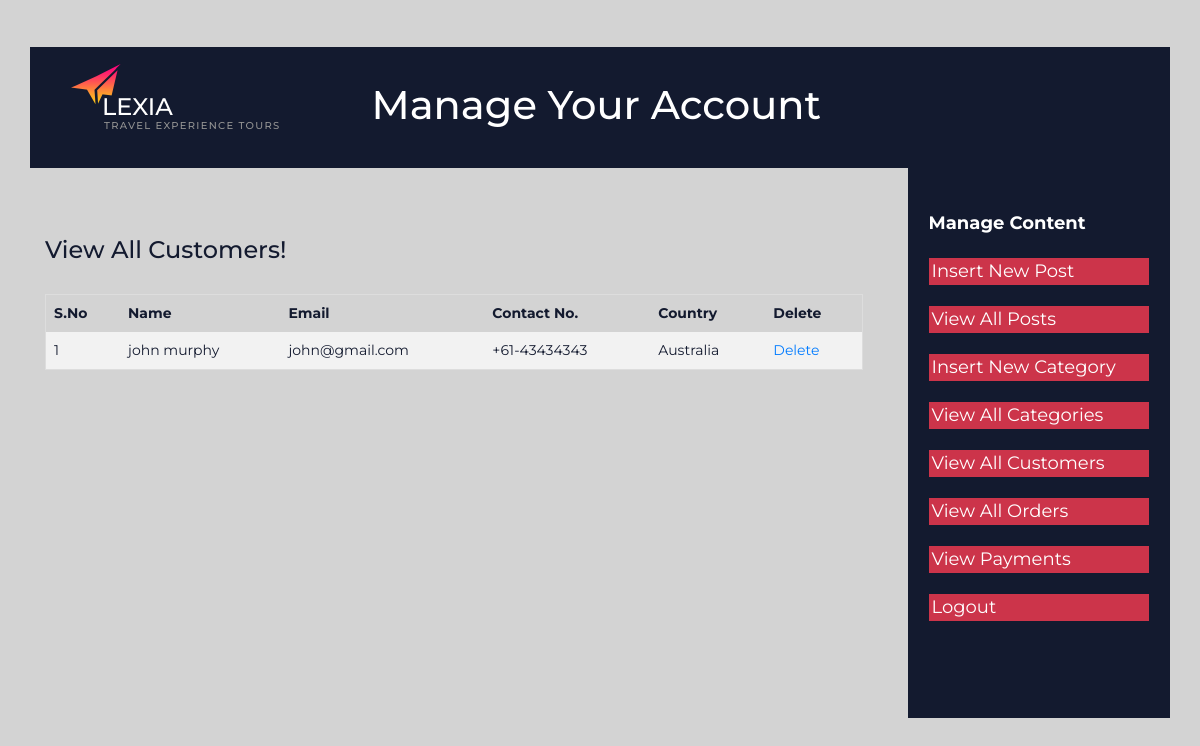
/admin_area/index.php?view_customers (signed in), run on the app's committed database.
### tables this page shows
CREATE TABLE `customers` (
  `customer_id` int(100) NOT NULL,
  `customer_fname` varchar(100) NOT NULL,
  `customer_lname` varchar(100) NOT NULL,
  `customer_email` varchar(100) NOT NULL,
  `customer_c_code` varchar(100) NOT NULL,
  `customer_contact` int(100) NOT NULL,
  `customer_country` text NOT NULL,
  `customer_pass` varchar(100) NOT NULL,
  `customer_confpass` varchar(100) NOT NULL,
  `customer_image` text NOT NULL,
  `customer_ip` varchar(255) NOT NULL,
  `customer_consent` text NOT NULL
);

### admin_area/view_customers.php (the view, shortened to what this page needs)
<!DOCTYPE html>
<?php
if(!isset($_SESSION['admin_email'])){
	echo"<script>window.open('login.php','_self')</script>";
}
else{
 ?>
<html lang="en">
<head>
<link rel="stylesheet" type="text/css" href="styles/bootstrap4/bootstrap.min.css">
<link href="plugins/font-awesome-4.7.0/css/font-awesome.min.css" rel="stylesheet" type="text/css">
<link rel="stylesheet" type="text/css" href="styles/insert_post_styles.css">
<link rel="stylesheet" type="text/css" href="insert_post_responsive.css">
</head>
<body>
<div class="super_container">
<?php
if(isset($_GET['view_customers'])){
?>
	<div class="offers">
		<div class="container">
			<div class="row">
				<div class="col"></br>
					<h3>View All Customers!</h3><br>
					<div style="overflow-x:auto;">
					<table>
    <tr style="font-size: 14px;">
      <th>S.No</th>
      <th>Name</th>
      <th>Email</th>
	  <th>Contact No.</th>
      <th>Country</th>
      <th>Delete</th>
    </tr>
	<?php
	include("includes/connect.php");
	$i=0;
	$get_c = "select * from customers";
	$run_c = mysqli_query($con, $get_c);
	while($row_c = mysqli_fetch_array($run_c)){
		$c_id = $row_c['customer_id'];
		$c_fname = $row_c['customer_fname'];
		$c_lname = $row_c['customer_lname'];
		$c_email = $row_c['customer_email'];
		$c_cn_code = $row_c['customer_c_code'];
		$c_contact = $row_c['customer_contact'];
		$c_country = $row_c['customer_country'];
		$i++;
	?>
    <tr>
	<td><?php echo $i; ?></td>
	<td><?php echo $c_fname.'&nbsp;'.$c_lname; ?></td>
	<td><?php echo $c_email; ?></td>
	<td><?php echo '+'.$c_cn_code.'-'.$c_contact; ?></td>
	<td><?php echo $c_country; ?></td>
	<td> <a href = "delete_c.php?delete_c=<?php echo $c_id; ?>"> Delete </a></td>
	</tr>
<?php } ?>
  </table>
<?php }
?>
</div>
					</div>
				</div>
			</div>
		</div>
	</div>
</body>
</html>
<?php } ?>

### admin_area/styles/news_styles.css (style rules this page uses)
* { margin: 0; padding: 0; -webkit-font-smoothing: antialiased; -webkit-text-shadow: rgba(0,0,0,.01) 0 0 1px; text-shadow: rgba(0,0,0,.01) 0 0 1px; }
body { font-family: 'Montserrat', sans-serif; font-size: 14px; font-weight: 400; background: #FFFFFF; color: #131a2f; }
div { display: block; position: relative; -webkit-box-sizing: border-box; -moz-box-sizing: border-box; box-sizing: border-box; }
a, a:hover, a:visited, a:active, a:link { text-decoration: none; -webkit-font-smoothing: antialiased; -webkit-text-shadow: rgba(0,0,0,.01) 0 0 1px; text-shadow: rgba(0,0,0,.01) 0 0 1px; }
h3 { font-size: 24px; }
h1, h2, h3, h4, h5, h6 { font-family: 'Montserrat', sans-serif; -webkit-font-smoothing: antialiased; -webkit-text-shadow: rgba(0,0,0,.01) 0 0 1px; text-shadow: rgba(0,0,0,.01) 0 0 1px; }
.super_container { width: 100%; overflow: hidden; background:#D3D3D3; }

### admin_area/styles/insert_post_styles.css (style rules this page uses)
* { margin: 0; padding: 0; -webkit-font-smoothing: antialiased; -webkit-text-shadow: rgba(0,0,0,.01) 0 0 1px; text-shadow: rgba(0,0,0,.01) 0 0 1px; }
body { font-family: 'Montserrat', sans-serif; font-size: 14px; font-weight: 400; background: #FFFFFF; color: #131a2f; }
div { display: block; position: relative; -webkit-box-sizing: border-box; -moz-box-sizing: border-box; box-sizing: border-box; }
a, a:hover, a:visited, a:active, a:link { text-decoration: none; -webkit-font-smoothing: antialiased; -webkit-text-shadow: rgba(0,0,0,.01) 0 0 1px; text-shadow: rgba(0,0,0,.01) 0 0 1px; }
h3 { font-size: 24px; }
h1, h2, h3, h4, h5, h6 { font-family: 'Montserrat', sans-serif; -webkit-font-smoothing: antialiased; -webkit-text-shadow: rgba(0,0,0,.01) 0 0 1px; text-shadow: rgba(0,0,0,.01) 0 0 1px; }
.super_container { width: 100%; overflow: hidden; }
.offers { width: 100%; padding-bottom: 114px; }
table { border-collapse: collapse; border-spacing: 0; width: 100%; border: 1px solid #ddd; }
th, td { text-align: left; padding: 8px; }
tr:nth-child(even) { background-color: #f2f2f2; }

### data on the page
customers: customer_fname "john", customer_lname "murphy", customer_email "john@gmail.com", customer_c_code "61", customer_contact "43434343", customer_country "Australia"
